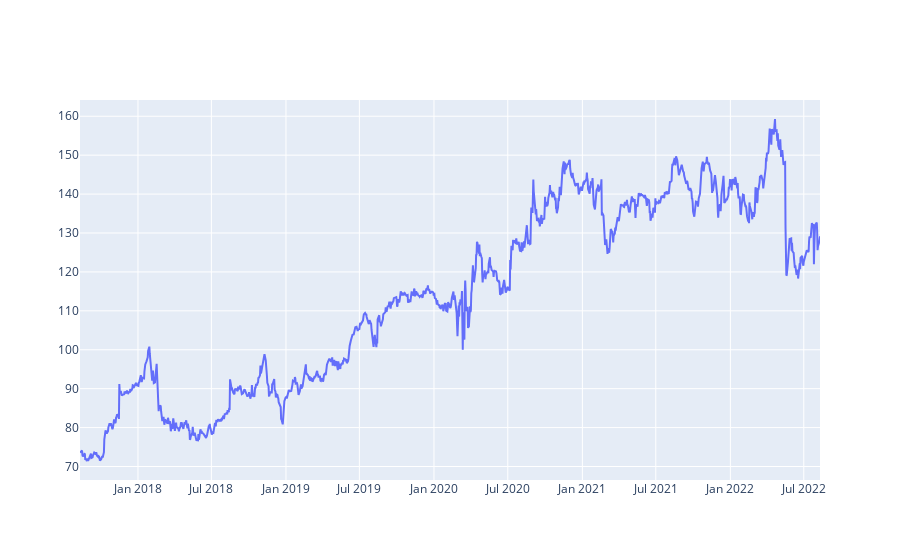

The cell this chart's notebook holds for it:
### Code cell
# Disply last five years of target stocks
wmt_fig = go.Figure(data=go.Scatter(x=wmt_hist.index,y=wmt_hist['Close'], mode='lines'))
wmt_fig.show()

### Figure 1 — Plotly figure (JSON) as saved in the notebook; plotly's stock layout.template omitted (floating-point values rounded to 4 significant figures; data arrays with more than 128 entries replaced by an {"elided": "..."} marker saying what was removed)
{"data": [{"mode": "lines", "type": "scatter", "x": {"elided": "1258 str values"}, "y": {"elided": "1258 float values"}}], "layout": {}}
